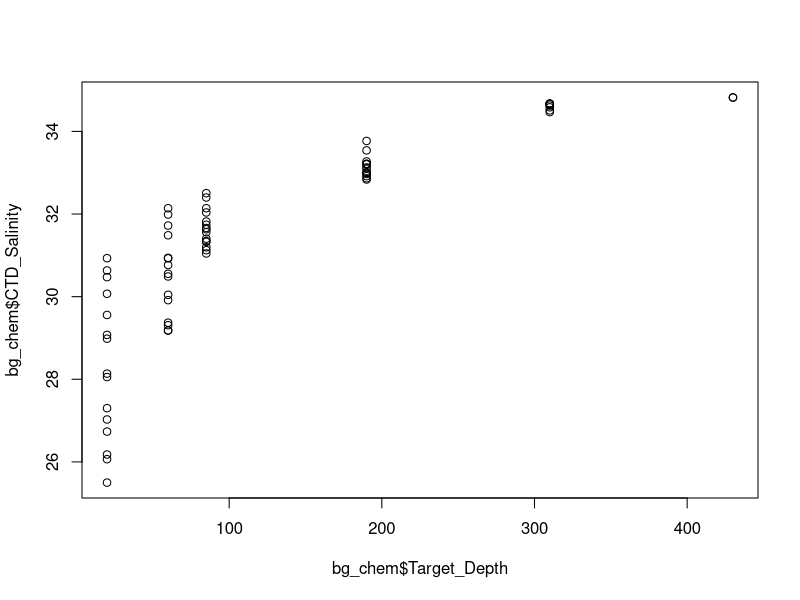

Recreate this plot in R.
## ---- chunk 1
knitr::opts_chunk$set(echo = TRUE)
## ---- chunk 2
library(readr)
## ---- chunk 3
bg_chem <- read_csv("Data.csv")
## ---- chunk 4
mean_temp <- mean(bg_chem$CTD_Temperature)
## ---- chunk 5
plot(bg_chem$Target_Depth, bg_chem$CTD_Salinity)

